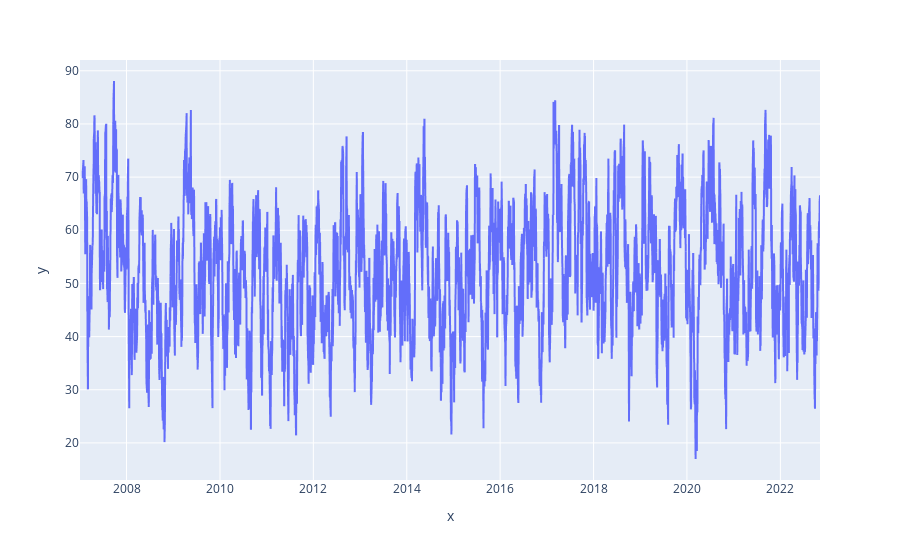

The cell this chart's notebook holds for it:
### Code cell
fig = px.line(x=reliance_indicator_data.index, y=reliance_indicator_data["rsi"])
fig.show()

### Figure 1 — Plotly figure (JSON) as saved in the notebook; plotly's stock layout.template omitted (floating-point values rounded to 4 significant figures; data arrays with more than 128 entries replaced by an {"elided": "..."} marker saying what was removed)
{"data": [{"hovertemplate": "x=%{x}<br>y=%{y}<extra></extra>", "legendgroup": "", "line": {"color": "#636efa", "dash": "solid"}, "marker": {"symbol": "circle"}, "mode": "lines", "name": "", "showlegend": false, "type": "scattergl", "x": {"elided": "3856 str values"}, "xaxis": "x", "y": {"elided": "3856 float values"}, "yaxis": "y"}], "layout": {"legend": {"tracegroupgap": 0}, "margin": {"t": 60}, "xaxis": {"anchor": "y", "domain": [0, 1], "title": {"text": "x"}}, "yaxis": {"anchor": "x", "domain": [0, 1], "title": {"text": "y"}}}}
